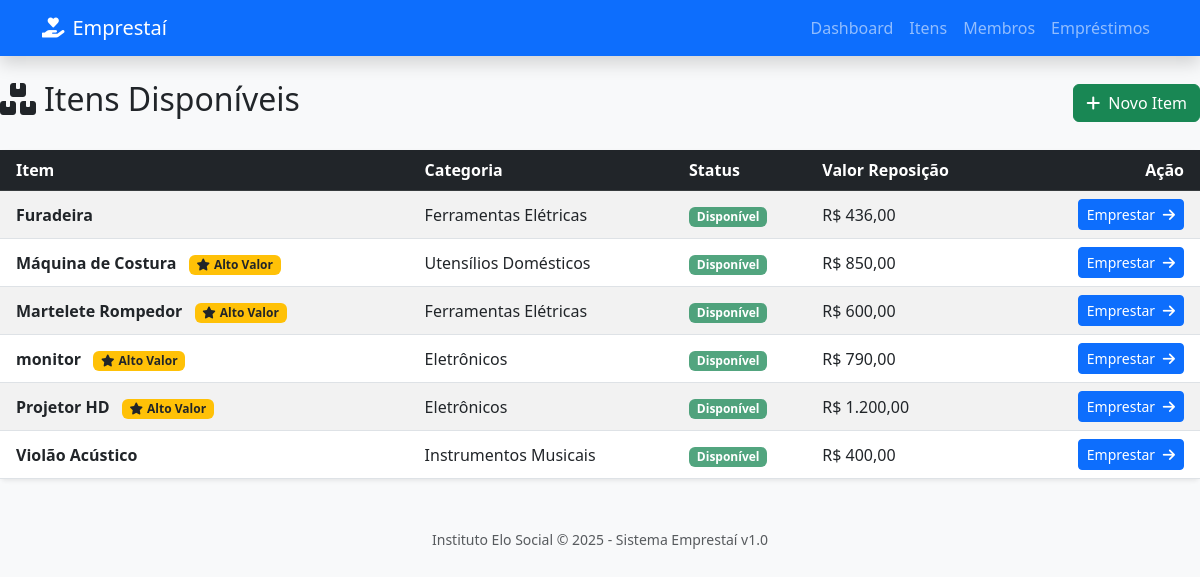
The page /site/listar_itens.php on the database its author committed.
### tables this page shows
CREATE TABLE `itens` (
  `codigo_item` int(11) NOT NULL,
  `nome_item` varchar(50) NOT NULL,
  `descricao_item` varchar(200) DEFAULT NULL,
  `codigo_categoria` int(11) NOT NULL,
  `codigo_doador` int(11) NOT NULL,
  `status_item` varchar(20) NOT NULL DEFAULT 'Disponível',
  `valor_reposicao` decimal(10,2) NOT NULL,
  `alto_valor` tinyint(1) NOT NULL DEFAULT 0
);

CREATE TABLE `categorias` (
  `codigo_categoria` int(11) NOT NULL,
  `nome_categoria` varchar(50) NOT NULL,
  `descricao_categoria` varchar(200) DEFAULT NULL
);

### site/listar_itens.php (the view, shortened to what this page needs)
<?php include 'conexao.php'; include 'cabecalho.php'; ?>
<div class="d-flex justify-content-between align-items-center mb-4">
    <h2><i class="fas fa-boxes me-2"></i>Itens Disponíveis</h2>
    <a href="cadastro_item.php" class="btn btn-success">
        <i class="fas fa-plus me-2"></i>Novo Item
    </a>
</div>
<div class="card shadow-sm border-0">
    <div class="card-body p-0">
        <table class="table table-hover table-striped align-middle mb-0">
            <thead class="table-dark">
                <tr>
                    <th class="ps-3">Item</th>
                    <th>Categoria</th>
                    <th>Status</th>
                    <th>Valor Reposição</th>
                    <th class="text-end pe-3">Ação</th>
                </tr>
            </thead>
            <tbody>
                <?php
                $sql = "SELECT i.*, c.nome_categoria
                        FROM itens i
                        JOIN categorias c ON i.codigo_categoria = c.codigo_categoria
                        WHERE i.status_item = 'Disponível'
                        ORDER BY i.nome_item ASC";
                $stmt = $pdo->query($sql);
                if($stmt->rowCount() > 0){
                    while($row = $stmt->fetch(PDO::FETCH_ASSOC)){
                        echo "<tr>";
                        echo "<td class='ps-3 fw-bold'>" . $row['nome_item'];
                        if($row['alto_valor']) {
                            echo " <span class='badge bg-warning text-dark ms-2'><i class='fas fa-star me-1'></i>Alto Valor</span>";
                        }
                        echo "</td>";
                        echo "<td>" . $row['nome_categoria'] . "</td>";
                        echo "<td><span class='badge bg-success bg-opacity-75'>Disponível</span></td>";
                        echo "<td>R$ " . number_format($row['valor_reposicao'], 2, ',', '.') . "</td>";
                        echo "<td class='text-end pe-3'>
                                <a href='realizar_emprestimo.php?id=" . $row['codigo_item'] . "' class='btn btn-sm btn-primary'>
                                    Emprestar <i class='fas fa-arrow-right ms-1'></i>
                                </a>
                              </td>";
                        echo "</tr>";
                    }
                } else {
                    echo "<tr><td colspan='5' class='text-center py-5 text-muted'>
                            <i class='fas fa-box-open fa-3x mb-3'></i><br>
                            Nenhum item disponível no momento.
                          </td></tr>";
                }
                ?>
            </tbody>
        </table>
    </div>
</div>
<?php include 'rodape.php'; ?>

### site/cabecalho.php (style rules this page uses)
body { background-color: #f8f9fa; }

### rows shown on the page
itens: nome_item "Furadeira", codigo_categoria.nome_categoria "Ferramentas Elétricas", valor_reposicao "436,00"
itens: nome_item "Máquina de Costura", alto_valor 1 (drawn), codigo_categoria.nome_categoria "Utensílios Domésticos", valor_reposicao "850,00"
itens: nome_item "Martelete Rompedor", alto_valor 1 (drawn), codigo_categoria.nome_categoria "Ferramentas Elétricas", valor_reposicao "600,00"
itens: nome_item "monitor", alto_valor 1 (drawn), codigo_categoria.nome_categoria "Eletrônicos", valor_reposicao "790,00"
itens: nome_item "Projetor HD", alto_valor 1 (drawn), codigo_categoria.nome_categoria "Eletrônicos", valor_reposicao "1.200,00"
itens: nome_item "Violão Acústico", codigo_categoria.nome_categoria "Instrumentos Musicais", valor_reposicao "400,00"
